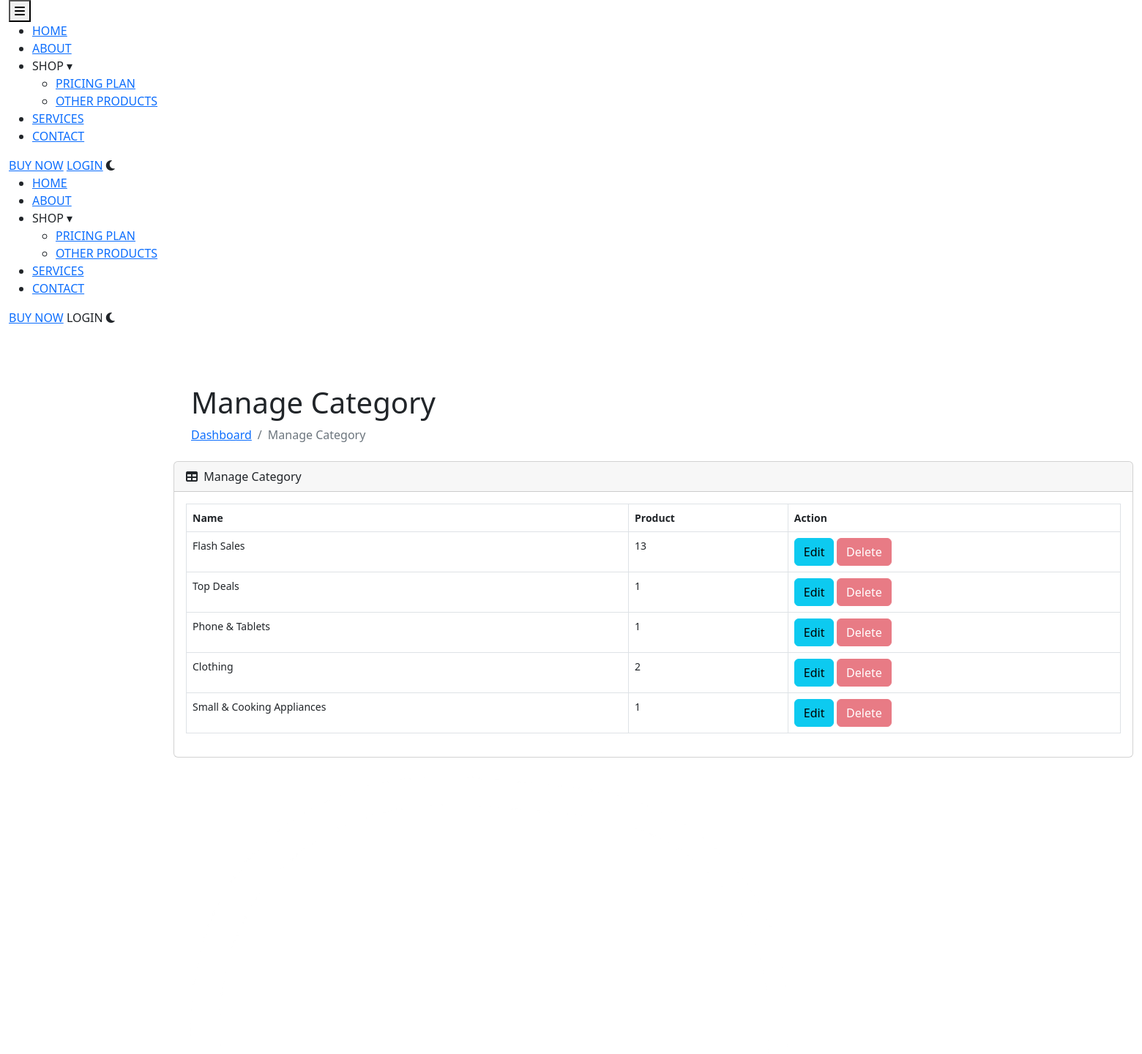
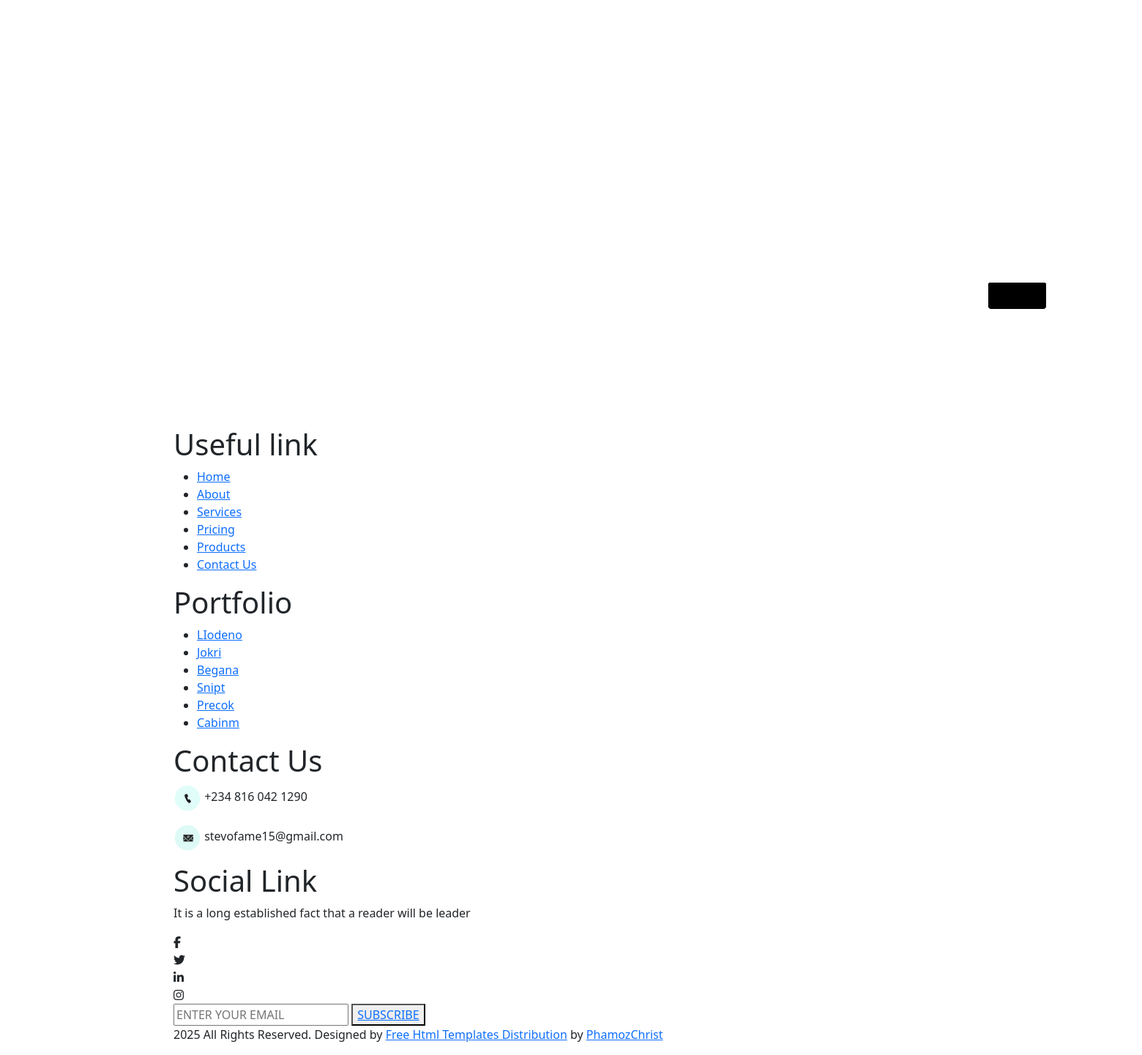
The page /Admin/admin/manage_category.php on the database its author committed (2 pictures, top to bottom).
### tables this page shows
CREATE TABLE IF NOT EXISTS `categories` (
  `id` int NOT NULL AUTO_INCREMENT,
  `category_name` varchar(255) NOT NULL,
  PRIMARY KEY (`id`)
);

### Admin/admin/manage_category.php (the view, shortened to what this page needs)
<?php include 'includes/session.php'; ?>
<!DOCTYPE html>
<html lang="en">
<head>
    <link rel="stylesheet" href="bootstrap/css/bootstrap.min.css">
    <link rel="stylesheet" href="Fonts/css/all.min.css">
    <link rel="stylesheet" href="style.css">
</head>
<body class="sb-nav-fixed">
    <div class="container-fluid">
            <?php include 'includes/navbar.php'; ?>
            <div id="layoutSidenav">
            <div id="layoutSidenav_content">
                <main>
                    <div class="container-fluid px-4">
                        <h1 class="mt-4">Manage Category</h1>
                        <ol class="breadcrumb mb-4">
                            <li class="breadcrumb-item"><a href="index.php">Dashboard</a></li>
                            <li class="breadcrumb-item active">Manage Category</li>
                        </ol>
                    </div>
                    <div class="card mb-4">
                        <div class="card-header">
                            <i class="fas fa-table me-1"></i>
                            Manage Category
                        </div>
                        <div class="card-body">
                            <table id="datatablesSimple" class="datatable-table">
                                <thead>
                                    <tr>
                                        <th>Name</th>
                                        <th>Product</th>
                                        <th>Action</th>
                                    </tr>
                                </thead>
                                <tbody>
                                    <?php
                                        $query = "SELECT *, (SELECT COUNT(*) FROM products p WHERE p.product_category = c.id) AS total_products FROM categories c";
                                        $result = mysqli_query($connect, $query);
                                        while ($row = mysqli_fetch_assoc($result)) {
                                    ?>
                                    <tr>
                                        <td><?=$row['category_name'];?></td>
                                        <td><?=$row['total_products'];?></td>
                                        <td>
                                            <a href="edit_category.php?edit=<?=$row['id'];?>" class="btn btn-info">Edit</a>
                                            <?php if ($row['total_products'] == 0) { ?>
                                                <a href="action.php?delete_cat=<?=$row['id'];?>" class="btn btn-danger">Delete</a>
                                            <?php } else { ?>
                                                <button class="btn btn-danger" disabled>Delete</button>
                                            <?php } ?>
                                        </td>
                                    </tr>
                                    <?php } ?>
                                </tbody>
                            </table>
                        </div>
                    </div>
                </main>
                <?php include 'includes/footer.php'; ?>
            </div>
        </div>
    </div>
</body>
</html>

### rows shown on the page
categories: category_name "Flash Sales", total_products "13"
categories: category_name "Top Deals", total_products "1"
categories: category_name "Phone & Tablets", total_products "1"
categories: category_name "Clothing", total_products "2"
categories: category_name "Small & Cooking Appliances", total_products "1"
